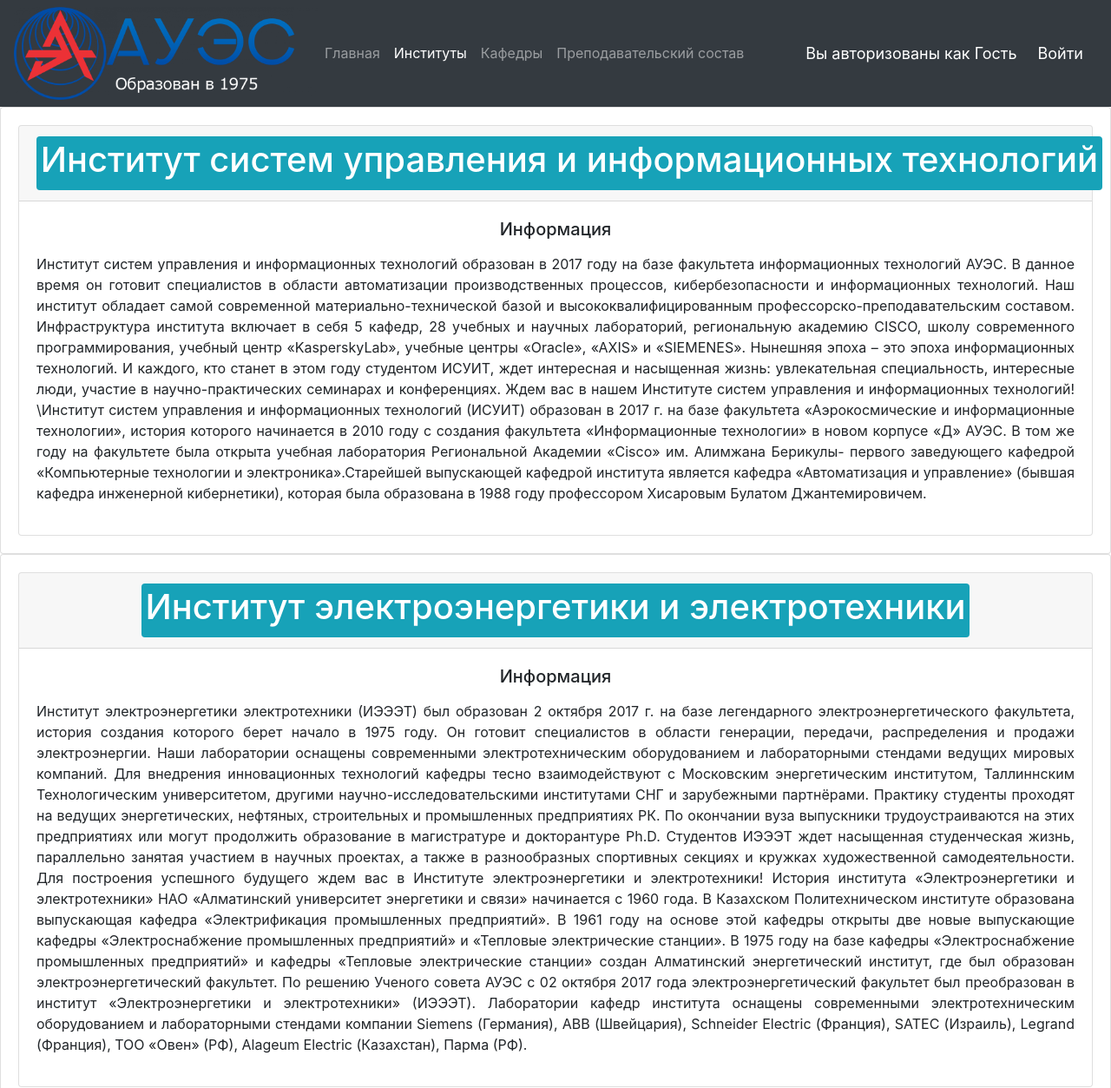
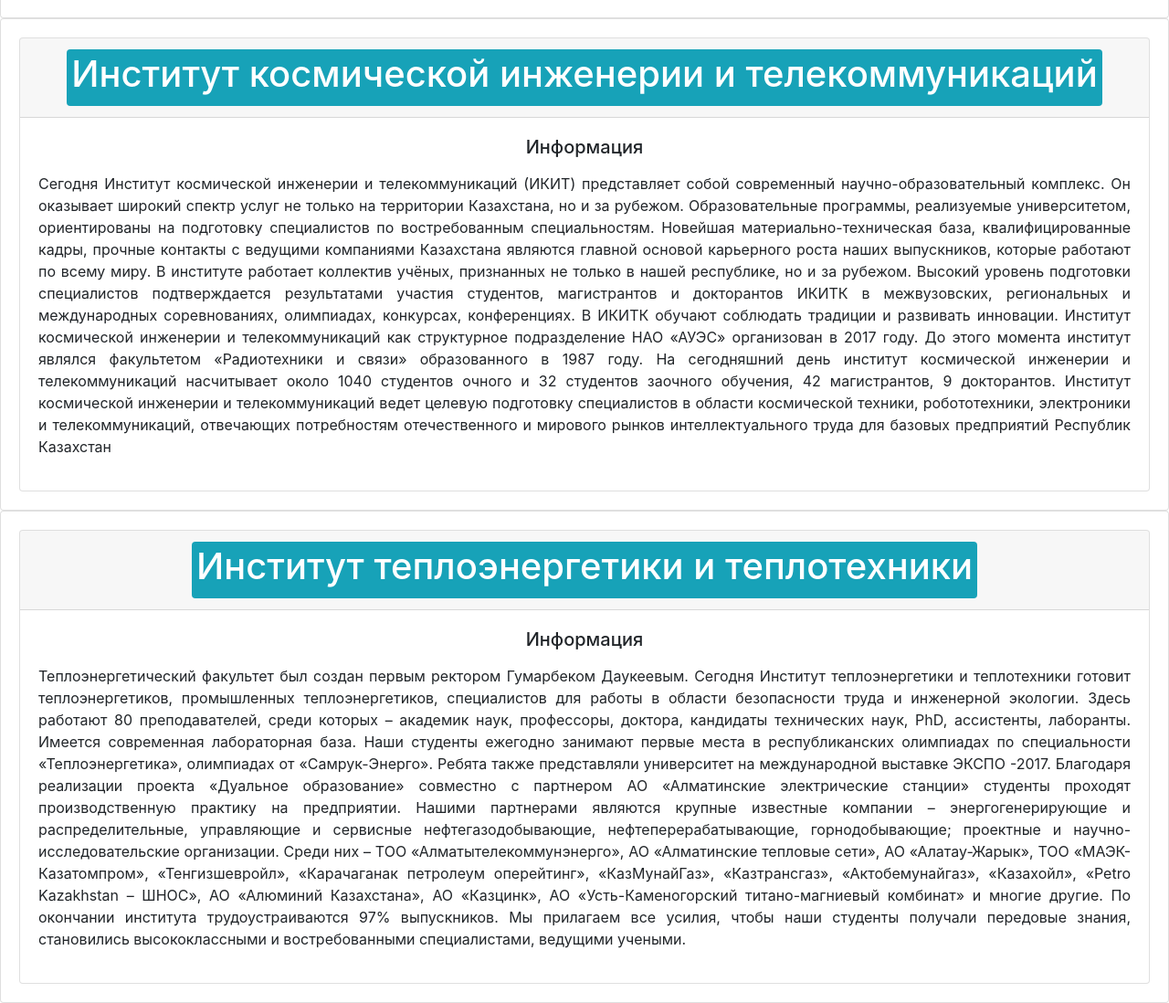
/instituts/, run on the app's committed database (2 pictures, top to bottom).
### aues_portal/models.py (models this page shows, shortened)
class Institute(models.Model):
	name = models.CharField("Полное название института", max_length = 100)
	short_name = models.CharField("Аббревиатура института", max_length = 10)
	url_name = models.CharField("Ссылка", max_length = 10)
	info = models.TextField("Информация об институте", blank = True)
	class Meta:
		verbose_name = "Институт"
		verbose_name_plural = "Институты"

### aues_portal/views.py (the view)
# urls.py: path('instituts/', views.instituts, name = "instituts"),
def instituts(request):
	instituts = Institute.objects.all()
	context = {'instituts':instituts,
	}
	return render(request, 'html/instituts.html', context)

### aues_portal/templates/html/instituts.html
{% extends 'html/main.html' %}s
{% block content %}
	{% for inst in instituts %}
	<div class="card">
	  <div class="card-body">
		<div class="card text-center">
		  <div class="card-header">
		    <a href="{% url 'institut' inst.url_name %}" class="badge badge-info"><h1>{{inst.name}}</h1></a>
		  </div>
		  <div class="card-body">
		    <h5 class="card-title">Информация</h5>
		    <p class="card-text">
		      <p class="text-justify">
		    	{{inst.info}}
			  </p>
			</p>
		  </div>
		</div>
	  </div>
	</div>
	{% endfor %}
{% endblock %}

### data on the page
Institute: name "Институт систем управления и информационных технологий", info "Институт систем управления и информационных технологий образован в 2017 году на базе факультета информационных технологий АУЭС. В данное время он готовит специалистов в области автоматизации производственных процессов, кибербезопасности и информационных технологий. Наш институт обладает самой современной материально-технической базой и высококвалифицированным профессорско-преподавательским составом. Инфраструктура института включает в себя 5 кафедр, 28 учебных и научных лабораторий, региональную академию СISCO, школу современного программирования, учебный центр «KasperskyLab», учебные центры «Oracle», «AXIS» и «SIEMENES». Нынешняя эпоха – это эпоха информационных технологий. И каждого, кто…"
Institute: name "Институт электроэнергетики и электротехники", info "Институт электроэнергетики электротехники (ИЭЭЭТ) был образован 2 октября 2017 г. на базе легендарного электроэнергетического факультета, история создания которого берет начало в 1975 году. Он готовит специалистов в области генерации, передачи, распределения и продажи электроэнергии. Наши лаборатории оснащены современными электротехническим оборудованием и лабораторными стендами ведущих мировых компаний. Для внедрения инновационных технологий кафедры тесно взаимодействуют с Московским энергетическим институтом, Таллиннским Технологическим университетом, другими научно-исследовательскими институтами СНГ и зарубежными партнёрами. Практику студенты проходят на ведущих энергетических, нефтяных,…"
Institute: name "Институт космической инженерии и телекоммуникаций", info "Сегодня Институт космической инженерии и телекоммуникаций (ИКИТ) представляет собой современный научно-образовательный комплекс. Он оказывает широкий спектр услуг не только на территории Казахстана, но и за рубежом. Образовательные программы, реализуемые университетом, ориентированы на подготовку специалистов по востребованным специальностям. Новейшая материально-техническая база, квалифицированные кадры, прочные контакты с ведущими компаниями Казахстана являются главной основой карьерного роста наших выпускников, которые работают по всему миру. В институте работает коллектив учёных, признанных не только в нашей республике, но и за рубежом. Высокий уровень подготовки специалистов…"
Institute: name "Институт теплоэнергетики и теплотехники", info "Теплоэнергетический факультет был создан первым ректором Гумарбеком Даукеевым. Сегодня Институт теплоэнергетики и теплотехники готовит теплоэнергетиков, промышленных теплоэнергетиков, специалистов для работы в области безопасности труда и инженерной экологии. Здесь работают 80 преподавателей, среди которых – академик наук, профессоры, доктора, кандидаты технических наук, PhD, ассистенты, лаборанты. Имеется современная лабораторная база. Наши студенты ежегодно занимают первые места в республиканских олимпиадах по специальности «Теплоэнергетика», олимпиадах от «Самрук-Энерго». Ребята также представляли университет на международной выставке ЭКСПО -2017. Благодаря реализации проекта «Дуальное…"
